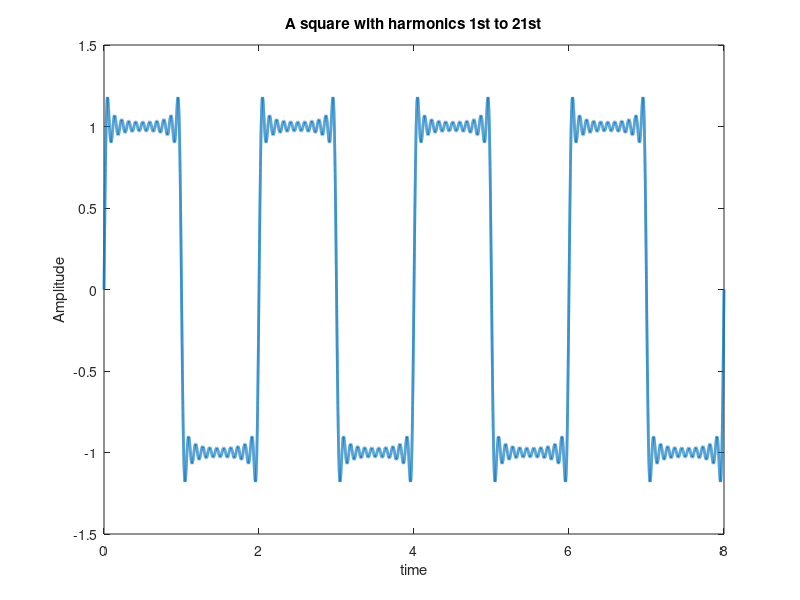

MATLAB code to generate this figure:
t = 0:0.0001:8;
ff = 0.5;
y = (4/pi)*sin(2*pi*ff*t);
for k=3:2:21
    fh = ff*k;
    x = (4/(k*pi))*sin(2*fh*pi*t);
    y = y+x;
end
plot(t, y, 'linewidth', 2);
title('A square with harmonics 1st to 21st');
ylabel('Amplitude');
xlabel('time')
